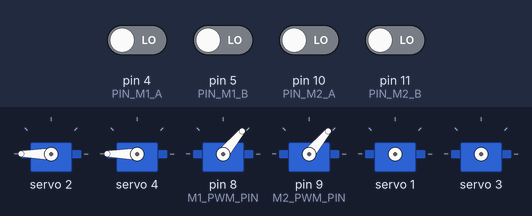
A sketch run on a simulated Arduino Uno, built for the host (arithmetic inside an expression is 32-bit, double 64-bit). On the bench: 6 × servo. Wiring (inferred from the names in the program): 2 × servo: signal pin 8 / signal pin 9. The test bench sets the inputs (shaded band); at power-on: pin 4 (PIN_M1_A), pin 5 (PIN_M1_B), pin 10 (PIN_M2_A), pin 11 (PIN_M2_B) LOW. Servo pulses on a pin are drawn as a servo (544–2400 µs = 0–180°); what the sketch prints to the serial monitor is not drawn.

Above: at 1.5 s.
1.6 s: pin 5 (PIN_M1_B) driven HIGH
5.4 s: pin 4 (PIN_M1_A) driven HIGH
At 6.3 s:
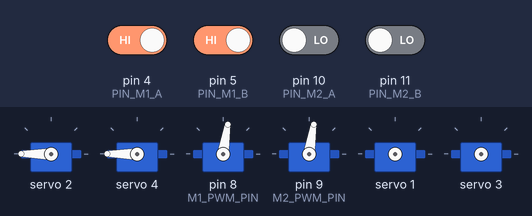
16.3 s: pin 5 (PIN_M1_B) driven LOW
At 16.76 s:
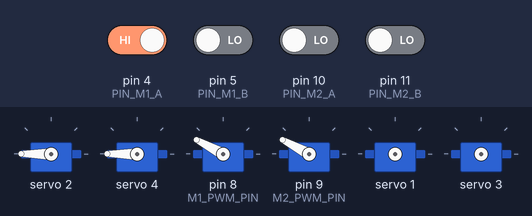
36.0 s: pin 11 (PIN_M2_B) driven HIGH
Timing chart, 0 to 43.8 s (numbered marks = the images above; inputs shaded):
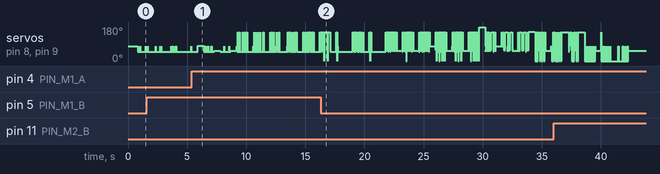

The sketch:

car2_openloop_coldstart_test.ino
```cpp
// 排查用：量測「冷啟動掙脫duty」，不是量測「維持運轉duty」。
//
// car2_openloop_duty_sweep.ino量到的是duty 30~90時「已經在轉的狀態下
// 換到下一個duty」還能不能維持轉動——它從頭到尾沒有讓馬達真正停下來
// 過(30->40->50...->90連續換，中間沒歸零)，量到的是動摩擦區間，不是
// 靜摩擦/掙脫門檻。
//
// 這次car2_speed_control_test.ino的低速測試(見docs底下車2低速測試紀錄)
// 發現：閉環模式下，duty在~125~165這段「爬升途中」有時會讓兩輪同時
// 卡住300ms~1s以上才突然掙脫暴衝，但duty<=~120或一次到位衝到~175以上
// 時反而不會卡——懷疑是「從真正靜止狀態，固定duty能不能一次掙脫」這個
// 冷啟動門檻，在某個duty區間本身就不穩定(有時掙脫有時卡住)，不是連續
// 動摩擦掃描量得到的。
//
// 測法：每個duty值重複REPEATS次，每次都先讓馬達完全停止(coast)並停留
// STOP_MS讓殘餘轉動完全歸零，再瞬間切到固定duty(不經過PID)、觀察
// TEST_WINDOW_MS內的編碼器位置變化，找「第一次真的開始持續轉動」的
// 時間點，以及過程中有沒有「動一點又停住」的情形。M1/M2同時測(跟正式
// 版一樣兩輪永遠一起動)，因為車2低速卡頓看到的是兩輪同時卡住，懷疑
// 跟共用的降壓模組瞬間電流有關，要在同樣的負載條件下量才有意義。

#include <Arduino.h>
#include <Wire.h>
#include <Adafruit_PWMServoDriver.h>

Adafruit_PWMServoDriver pwm = Adafruit_PWMServoDriver(0x40, Wire1);

const uint8_t CH_M1_IN1 = 2;
const uint8_t CH_M1_IN2 = 1;
const uint8_t CH_M2_IN1 = 4;
const uint8_t CH_M2_IN2 = 3;

const uint8_t M1_PWM_PIN = 8;
const uint8_t M2_PWM_PIN = 9;

const uint8_t PIN_M1_A = 4;
const uint8_t PIN_M1_B = 5;
const uint8_t PIN_M2_A = 10;
const uint8_t PIN_M2_B = 11;

const uint32_t PWM_PERIOD_US = 200;  // 5kHz，跟正式版一致

// 涵蓋正式版低速測試看到「卡頓帶」前後的完整範圍，不只是舊掃描的30~90
const uint8_t DUTY_LIST[] = {40, 60, 80, 100, 120, 140, 160, 180, 200, 220, 250};
const uint8_t DUTY_COUNT = sizeof(DUTY_LIST) / sizeof(DUTY_LIST[0]);
const uint8_t REPEATS = 3;

const uint32_t STOP_MS = 500;         // 每次trial開始前先完全停止、歸零殘餘轉動
const uint32_t TEST_WINDOW_MS = 900;  // 固定duty後觀察多久(車2閉環測試看過卡住超過1秒才掙脫)
const uint32_t LOG_PERIOD_MS = 10;    // 100Hz，要抓到「動一點又停」的細節

volatile int32_t posM1 = 0;
volatile int32_t posM2 = 0;
volatile uint8_t stateM1 = 0;
volatile uint8_t stateM2 = 0;

static const int8_t QDEC_TABLE[16] = {
  0, -1, 1, 0,
  1, 0, 0, -1,
  -1, 0, 0, 1,
  0, 1, -1, 0
};

void updateQuadM1() {
  uint8_t a = digitalRead(PIN_M1_A);
  uint8_t b = digitalRead(PIN_M1_B);
  uint8_t newState = (a << 1) | b;
  posM1 += QDEC_TABLE[((stateM1 << 2) | newState) & 0x0F];
  stateM1 = newState;
}
void updateQuadM2() {
  uint8_t a = digitalRead(PIN_M2_A);
  uint8_t b = digitalRead(PIN_M2_B);
  uint8_t newState = (a << 1) | b;
  posM2 += QDEC_TABLE[((stateM2 << 2) | newState) & 0x0F];
  stateM2 = newState;
}
void isrM1A() { updateQuadM1(); }
void isrM1B() { updateQuadM1(); }
void isrM2A() { updateQuadM2(); }
void isrM2B() { updateQuadM2(); }

uint8_t m1Duty = 0;
uint8_t m2Duty = 0;

enum Phase { PH_STOP, PH_RUN, PH_DONE };
Phase phase = PH_STOP;
uint8_t dutyIndex = 0;
uint8_t repeatIndex = 0;
uint32_t phaseStartMs = 0;
uint32_t lastLogMs = 0;

void updateMotorPWM() {
  uint32_t phaseUs = micros() % PWM_PERIOD_US;
  uint32_t m1OnUs = (uint32_t)m1Duty * PWM_PERIOD_US / 255;
  uint32_t m2OnUs = (uint32_t)m2Duty * PWM_PERIOD_US / 255;
  digitalWrite(M1_PWM_PIN, phaseUs < m1OnUs ? HIGH : LOW);
  digitalWrite(M2_PWM_PIN, phaseUs < m2OnUs ? HIGH : LOW);
}

void startStopPhase() {
  phase = PH_STOP;
  m1Duty = 0;
  m2Duty = 0;
  phaseStartMs = millis();
}

void setup() {
  Serial.begin(115200);
  delay(300);

  pinMode(M1_PWM_PIN, OUTPUT);
  pinMode(M2_PWM_PIN, OUTPUT);
  pinMode(PIN_M1_A, INPUT);
  pinMode(PIN_M1_B, INPUT);
  pinMode(PIN_M2_A, INPUT);
  pinMode(PIN_M2_B, INPUT);
  attachInterrupt(digitalPinToInterrupt(PIN_M1_A), isrM1A, CHANGE);
  attachInterrupt(digitalPinToInterrupt(PIN_M1_B), isrM1B, CHANGE);
  attachInterrupt(digitalPinToInterrupt(PIN_M2_A), isrM2A, CHANGE);
  attachInterrupt(digitalPinToInterrupt(PIN_M2_B), isrM2B, CHANGE);

  Wire1.begin();
  pwm.begin();
  pwm.setPWMFreq(50);

  pwm.setPin(CH_M1_IN1, 4095);
  pwm.setPin(CH_M1_IN2, 0);
  pwm.setPin(CH_M2_IN1, 4095);
  pwm.setPin(CH_M2_IN2, 0);

  Serial.println(F("=== 冷啟動掙脫duty量測 ==="));
  dutyIndex = 0;
  repeatIndex = 0;
  startStopPhase();
  lastLogMs = phaseStartMs;
}

void loop() {
  updateMotorPWM();
  uint32_t now = millis();

  if (phase == PH_STOP && (now - phaseStartMs >= STOP_MS)) {
    // 歸零累積位置，讓接下來的deltaTicks/位置變化直接代表這次trial自己的轉動量
    noInterrupts();
    posM1 = 0;
    posM2 = 0;
    interrupts();
    m1Duty = DUTY_LIST[dutyIndex];
    m2Duty = DUTY_LIST[dutyIndex];
    phase = PH_RUN;
    phaseStartMs = now;
    Serial.print(F(">>> trial duty="));
    Serial.print(m1Duty);
    Serial.print(F(" repeat="));
    Serial.println(repeatIndex);
  } else if (phase == PH_RUN && (now - phaseStartMs >= TEST_WINDOW_MS)) {
    repeatIndex++;
    if (repeatIndex >= REPEATS) {
      repeatIndex = 0;
      dutyIndex++;
    }
    if (dutyIndex >= DUTY_COUNT) {
      phase = PH_DONE;
      m1Duty = 0;
      m2Duty = 0;
      pwm.setPin(CH_M1_IN1, 4095);
      pwm.setPin(CH_M1_IN2, 4095);
      pwm.setPin(CH_M2_IN1, 4095);
      pwm.setPin(CH_M2_IN2, 4095);
      Serial.println(F("=== 量測結束，已停止 ==="));
    } else {
      startStopPhase();
    }
  }

  if (phase != PH_DONE && (now - lastLogMs >= LOG_PERIOD_MS)) {
    lastLogMs = now;
    Serial.print(F("[cs] ph="));
    Serial.print(phase == PH_STOP ? F("stop") : F("run"));
    Serial.print(F(" duty="));
    Serial.print(phase == PH_RUN ? DUTY_LIST[dutyIndex] : 0);
    Serial.print(F(" rep="));
    Serial.print(repeatIndex);
    Serial.print(F(" t="));
    Serial.print(now - phaseStartMs);
    Serial.print(F(" posM1="));
    Serial.print(posM1);
    Serial.print(F(" posM2="));
    Serial.println(posM2);
  }
}
```
